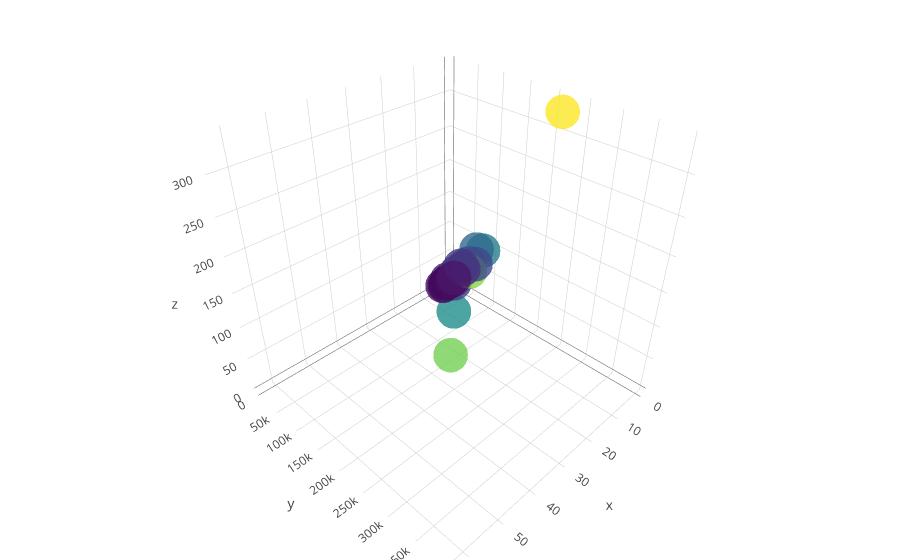

Here is the notebook cell this chart was saved with:
### Code cell
plotly.tools.set_credentials_file(username='DemoAccount', api_key='lr1c37zw81')

x = df_bar_pubg['solo_Wins']
y = df_bar_pubg['solo_TimeSurvived']
z = df_bar_pubg['solo_RoundsPlayed']

trace1 = go.Scatter3d(
    x=x,
    y=y,
    z=z,
    mode='markers',
    marker=dict(
    size=12,
    color=z,
    colorscale='Viridis',
    opacity=0.8))

data = [trace1]
layout = go.Layout(
    margin=dict(
    l=0,
    r=0,
    b=0,
    t=0)
)

fig = go.Figure(data=data, layout=layout)
iplot(fig, filename='3d-pubg-plot')

### Figure 1 — Plotly figure (JSON) as saved in the notebook; plotly's stock layout.template omitted (floating-point values rounded to 4 significant figures)
{"data": [{"marker": {"color": [17, 33, 5, 8, 6, 16, 142, 19, 44, 8, 116, 335, 87, 72, 23, 3, 165, 65, 16, 45, 55, 45, 9, 14, 277, 265, 77, 52, 56, 22], "colorscale": "Viridis", "opacity": 0.8, "size": 12}, "mode": "markers", "type": "scatter3d", "uid": "8b361a46-dc67-11e8-8c66-6a00028c0b70", "x": [3, 6, 0, 4, 2, 5, 12, 5, 6, 2, 7, 4, 9, 4, 3, 1, 38, 12, 6, 2, 7, 4, 3, 2, 48, 63, 4, 3, 3, 2], "y": [18470.0, 33010.0, 4330.0, 13420.0, 9841.0, 22000.0, 148100.0, 26090.0, 49280.0, 10280.0, 106300.0, 233000.0, 91380.0, 71910.0, 31000.0, 3638.0, 246800.0, 87210.0, 20930.0, 45920.0, 62760.0, 43120.0, 11730.0, 18490.0, 331200.0, 397000.0, 87510.0, 53550.0, 47970.0, 25090.0], "z": [17, 33, 5, 8, 6, 16, 142, 19, 44, 8, 116, 335, 87, 72, 23, 3, 165, 65, 16, 45, 55, 45, 9, 14, 277, 265, 77, 52, 56, 22]}], "layout": {"margin": {"b": 0, "l": 0, "r": 0, "t": 0}}}
